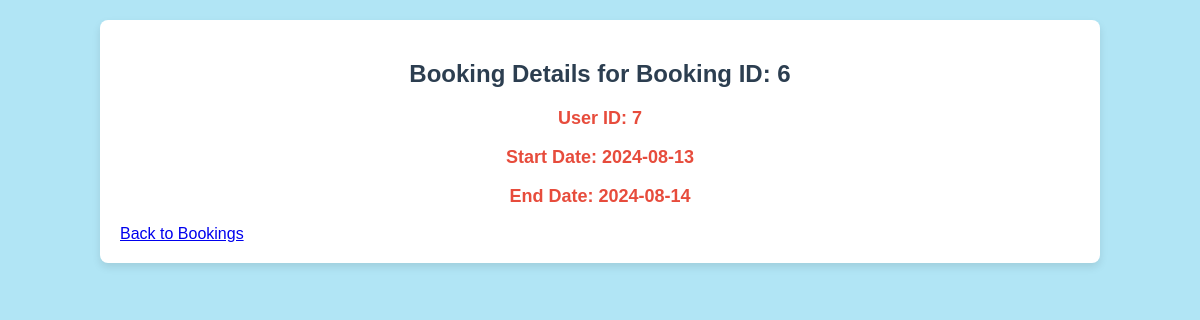
The app's page /view_booking_details.php?id=6 (signed in) with its own data.
### tables this page shows
CREATE TABLE `bookings` (
  `booking_id` int(11) NOT NULL,
  `user_id` int(11) NOT NULL,
  `room_id` int(11) NOT NULL,
  `start_date` date NOT NULL,
  `end_date` date NOT NULL,
  `booking_status` enum('confirmed','pending','cancelled') DEFAULT 'pending'
);

### view_booking_details.php (the view, shortened to what this page needs)
<?php
include('config.php');
if (isset($_GET['id'])) {
    $booking_id = $_GET['id'];
    $booking_stmt = $conn->prepare("SELECT * FROM bookings WHERE booking_id = ?");
    $booking_stmt->bind_param("i", $booking_id);
    $booking_stmt->execute();
    $booking_result = $booking_stmt->get_result();
    $booking = $booking_result->fetch_assoc();
} else {
    header("Location: hotel_dashboard.php");
    exit();
}
?>
<!DOCTYPE html>
<html lang="en">
<head>
    <link rel="stylesheet" href="dashboard.css">
</head>
<body>
    <div class="dashboard-container">
        <h2>Booking Details for Booking ID: <?php echo htmlspecialchars($booking['booking_id']); ?></h2>
        <p><strong>User ID:</strong> <?php echo htmlspecialchars($booking['user_id']); ?></p>
        <p><strong>Start Date:</strong> <?php echo htmlspecialchars($booking['start_date']); ?></p>
        <p><strong>End Date:</strong> <?php echo htmlspecialchars($booking['end_date']); ?></p>
        <a href="view_bookings.php?room_id=<?php echo $booking['room_id']; ?>">Back to Bookings</a>
    </div>
</body>
</html>

### dashboard.css (style rules this page uses)
body { font-family: Arial, sans-serif; background-color: #b1e5f5; margin: 0; padding: 0; color: #333; }
h2, h3 { color: #2c3e50; text-align: center; }
.dashboard-container { width: 80%; max-width: 1200px; margin: 20px auto; padding: 20px; background-color: #fff; border-radius: 8px; box-shadow: 0 4px 8px rgba(0, 0, 0, 0.1); }
p { color: #e74c3c; text-align: center; font-size: 18px; font-weight: bold; }

### records on screen
bookings: booking_id "6", user "7", start_date "2024-08-13", end_date "2024-08-14"
